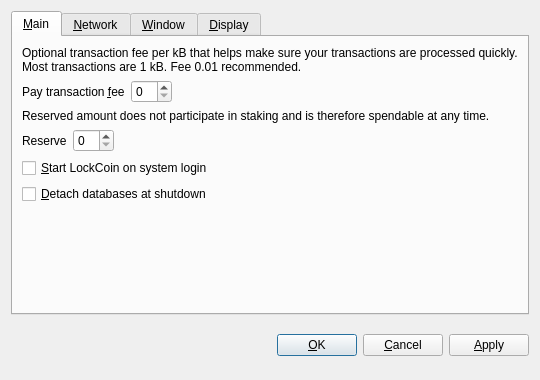
<?xml version="1.0" encoding="UTF-8"?>
<ui version="4.0">
 <class>OptionsDialog</class>
 <widget class="QDialog" name="OptionsDialog">
  <property name="geometry">
   <rect>
    <x>0</x>
    <y>0</y>
    <width>540</width>
    <height>380</height>
   </rect>
  </property>
  <property name="windowTitle">
   <string>Options</string>
  </property>
  <property name="modal">
   <bool>true</bool>
  </property>
  <layout class="QVBoxLayout" name="verticalLayout">
   <item>
    <widget class="QTabWidget" name="tabWidget">
     <property name="tabPosition">
      <enum>QTabWidget::North</enum>
     </property>
     <property name="currentIndex">
      <number>0</number>
     </property>
     <widget class="QWidget" name="tabMain">
      <attribute name="title">
       <string>&amp;Main</string>
      </attribute>
      <layout class="QVBoxLayout" name="verticalLayout_Main">
       <item>
        <widget class="QLabel" name="transactionFeeInfoLabel">
         <property name="text">
          <string>Optional transaction fee per kB that helps make sure your transactions are processed quickly. Most transactions are 1 kB. Fee 0.01 recommended.</string>
         </property>
         <property name="textFormat">
          <enum>Qt::PlainText</enum>
         </property>
         <property name="wordWrap">
          <bool>true</bool>
         </property>
        </widget>
       </item>
       <item>
        <layout class="QHBoxLayout" name="horizontalLayoutFee">
         <item>
          <widget class="QLabel" name="transactionFeeLabel">
           <property name="text">
            <string>Pay transaction &amp;fee</string>
           </property>
           <property name="textFormat">
            <enum>Qt::PlainText</enum>
           </property>
           <property name="buddy">
            <cstring>transactionFee</cstring>
           </property>
          </widget>
         </item>
         <item>
          <widget class="BitcoinAmountField" name="transactionFee"/>
         </item>
         <item>
          <spacer name="horizontalSpacerFee">
           <property name="orientation">
            <enum>Qt::Horizontal</enum>
           </property>
           <property name="sizeHint" stdset="0">
            <size>
             <width>40</width>
             <height>20</height>
            </size>
           </property>
          </spacer>
         </item>
        </layout>
       </item>
       <item>
        <widget class="QLabel" name="reserveBalanceInfoLabel">
         <property name="text">
          <string>Reserved amount does not participate in staking and is therefore spendable at any time.</string>
         </property>
         <property name="textFormat">
          <enum>Qt::PlainText</enum>
         </property>
         <property name="wordWrap">
          <bool>true</bool>
         </property>
        </widget>
       </item>
       <item>
        <layout class="QHBoxLayout" name="horizontalLayoutReserveBalance">
         <item>
          <widget class="QLabel" name="reserveBalanceLabel">
           <property name="text">
            <string>Reserve</string>
           </property>
           <property name="textFormat">
            <enum>Qt::PlainText</enum>
           </property>
           <property name="buddy">
            <cstring>reserveBalance</cstring>
           </property>
          </widget>
         </item>
         <item>
          <widget class="BitcoinAmountField" name="reserveBalance"/>
         </item>
         <item>
          <spacer name="horizontalSpacerReserveBalance">
           <property name="orientation">
            <enum>Qt::Horizontal</enum>
           </property>
           <property name="sizeHint" stdset="0">
            <size>
             <width>40</width>
             <height>20</height>
            </size>
           </property>
          </spacer>
         </item>
        </layout>
       </item>
       <item>
        <widget class="QCheckBox" name="bitcoinAtStartup">
         <property name="toolTip">
          <string>Automatically start LockCoin after logging in to the system.</string>
         </property>
         <property name="text">
          <string>&amp;Start LockCoin on system login</string>
         </property>
        </widget>
       </item>
       <item>
        <widget class="QCheckBox" name="detachDatabases">
         <property name="toolTip">
          <string>Detach block and address databases at shutdown. This means they can be moved to another data directory, but it slows down shutdown. The wallet is always detached.</string>
         </property>
         <property name="text">
          <string>&amp;Detach databases at shutdown</string>
         </property>
        </widget>
       </item>
       <item>
        <spacer name="verticalSpacer_Main">
         <property name="orientation">
          <enum>Qt::Vertical</enum>
         </property>
         <property name="sizeHint" stdset="0">
          <size>
           <width>20</width>
           <height>40</height>
          </size>
         </property>
        </spacer>
       </item>
      </layout>
     </widget>
     <widget class="QWidget" name="tabNetwork">
      <attribute name="title">
       <string>&amp;Network</string>
      </attribute>
      <layout class="QVBoxLayout" name="verticalLayout_Network">
       <item>
        <widget class="QCheckBox" name="mapPortUpnp">
         <property name="toolTip">
          <string>Automatically open the LockCoin client port on the router. This only works when your router supports UPnP and it is enabled.</string>
         </property>
         <property name="text">
          <string>Map port using &amp;UPnP</string>
         </property>
        </widget>
       </item>
       <item>
        <widget class="QCheckBox" name="connectSocks">
         <property name="toolTip">
          <string>Connect to the LockCoin network through a SOCKS proxy (e.g. when connecting through Tor).</string>
         </property>
         <property name="text">
          <string>&amp;Connect through SOCKS proxy:</string>
         </property>
        </widget>
       </item>
       <item>
        <layout class="QHBoxLayout" name="horizontalLayout_Network">
         <item>
          <widget class="QLabel" name="proxyIpLabel">
           <property name="text">
            <string>Proxy &amp;IP:</string>
           </property>
           <property name="textFormat">
            <enum>Qt::PlainText</enum>
           </property>
           <property name="buddy">
            <cstring>proxyIp</cstring>
           </property>
          </widget>
         </item>
         <item>
          <widget class="QValidatedLineEdit" name="proxyIp">
           <property name="maximumSize">
            <size>
             <width>140</width>
             <height>16777215</height>
            </size>
           </property>
           <property name="toolTip">
            <string>IP address of the proxy (e.g. 127.0.0.1)</string>
           </property>
          </widget>
         </item>
         <item>
          <widget class="QLabel" name="proxyPortLabel">
           <property name="text">
            <string>&amp;Port:</string>
           </property>
           <property name="textFormat">
            <enum>Qt::PlainText</enum>
           </property>
           <property name="buddy">
            <cstring>proxyPort</cstring>
           </property>
          </widget>
         </item>
         <item>
          <widget class="QLineEdit" name="proxyPort">
           <property name="maximumSize">
            <size>
             <width>55</width>
             <height>16777215</height>
            </size>
           </property>
           <property name="toolTip">
            <string>Port of the proxy (e.g. 9050)</string>
           </property>
          </widget>
         </item>
         <item>
          <widget class="QLabel" name="socksVersionLabel">
           <property name="text">
            <string>SOCKS &amp;Version:</string>
           </property>
           <property name="textFormat">
            <enum>Qt::PlainText</enum>
           </property>
           <property name="buddy">
            <cstring>socksVersion</cstring>
           </property>
          </widget>
         </item>
         <item>
          <widget class="QValueComboBox" name="socksVersion">
           <property name="toolTip">
            <string>SOCKS version of the proxy (e.g. 5)</string>
           </property>
          </widget>
         </item>
         <item>
          <spacer name="horizontalSpacer_Network">
           <property name="orientation">
            <enum>Qt::Horizontal</enum>
           </property>
           <property name="sizeHint" stdset="0">
            <size>
             <width>40</width>
             <height>20</height>
            </size>
           </property>
          </spacer>
         </item>
        </layout>
       </item>
       <item>
        <spacer name="verticalSpacer_Network">
         <property name="orientation">
          <enum>Qt::Vertical</enum>
         </property>
         <property name="sizeHint" stdset="0">
          <size>
           <width>20</width>
           <height>40</height>
          </size>
         </property>
        </spacer>
       </item>
      </layout>
     </widget>
     <widget class="QWidget" name="tabWindow">
      <attribute name="title">
       <string>&amp;Window</string>
      </attribute>
      <layout class="QVBoxLayout" name="verticalLayout_Window">
       <item>
        <widget class="QCheckBox" name="minimizeToTray">
         <property name="toolTip">
          <string>Show only a tray icon after minimizing the window.</string>
         </property>
         <property name="text">
          <string>&amp;Minimize to the tray instead of the taskbar</string>
         </property>
        </widget>
       </item>
       <item>
        <widget class="QCheckBox" name="minimizeOnClose">
         <property name="toolTip">
          <string>Minimize instead of exit the application when the window is closed. When this option is enabled, the application will be closed only after selecting Quit in the menu.</string>
         </property>
         <property name="text">
          <string>M&amp;inimize on close</string>
         </property>
        </widget>
       </item>
       <item>
        <spacer name="verticalSpacer_Window">
         <property name="orientation">
          <enum>Qt::Vertical</enum>
         </property>
         <property name="sizeHint" stdset="0">
          <size>
           <width>20</width>
           <height>40</height>
          </size>
         </property>
        </spacer>
       </item>
      </layout>
     </widget>
     <widget class="QWidget" name="tabDisplay">
      <attribute name="title">
       <string>&amp;Display</string>
      </attribute>
      <layout class="QVBoxLayout" name="verticalLayout_Display">
       <item>
        <layout class="QHBoxLayout" name="horizontalLayout_1_Display">
         <item>
          <widget class="QLabel" name="langLabel">
           <property name="text">
            <string>User Interface &amp;language:</string>
           </property>
           <property name="textFormat">
            <enum>Qt::PlainText</enum>
           </property>
           <property name="buddy">
            <cstring>lang</cstring>
           </property>
          </widget>
         </item>
         <item>
          <widget class="QValueComboBox" name="lang">
           <property name="toolTip">
            <string>The user interface language can be set here. This setting will take effect after restarting LockCoin.</string>
           </property>
          </widget>
         </item>
        </layout>
       </item>
       <item>
        <layout class="QHBoxLayout" name="horizontalLayout_2_Display">
         <item>
          <widget class="QLabel" name="unitLabel">
           <property name="text">
            <string>&amp;Unit to show amounts in:</string>
           </property>
           <property name="textFormat">
            <enum>Qt::PlainText</enum>
           </property>
           <property name="buddy">
            <cstring>unit</cstring>
           </property>
          </widget>
         </item>
         <item>
          <widget class="QValueComboBox" name="unit">
           <property name="toolTip">
            <string>Choose the default subdivision unit to show in the interface and when sending coins.</string>
           </property>
          </widget>
         </item>
        </layout>
       </item>
       <item>
        <widget class="QCheckBox" name="displayAddresses">
         <property name="toolTip">
          <string>Whether to show LockCoin addresses in the transaction list or not.</string>
         </property>
         <property name="text">
          <string>&amp;Display addresses in transaction list</string>
         </property>
        </widget>
       </item>
       <item>
        <widget class="QCheckBox" name="coinControlFeatures">
         <property name="toolTip">
          <string>Whether to show coin control features or not.</string>
         </property>
         <property name="text">
          <string>Display coin &amp;control features (experts only!)</string>
         </property>
        </widget>
       </item>
       <item>
        <spacer name="verticalSpacer_Display">
         <property name="orientation">
          <enum>Qt::Vertical</enum>
         </property>
         <property name="sizeHint" stdset="0">
          <size>
           <width>20</width>
           <height>40</height>
          </size>
         </property>
        </spacer>
       </item>
      </layout>
     </widget>
    </widget>
   </item>
   <item>
    <layout class="QHBoxLayout" name="horizontalLayout_Buttons">
     <item>
      <spacer name="horizontalSpacer_1">
       <property name="orientation">
        <enum>Qt::Horizontal</enum>
       </property>
       <property name="sizeHint" stdset="0">
        <size>
         <width>40</width>
         <height>48</height>
        </size>
       </property>
      </spacer>
     </item>
     <item>
      <widget class="QLabel" name="statusLabel">
       <property name="font">
        <font>
         <weight>75</weight>
         <bold>true</bold>
        </font>
       </property>
       <property name="text">
        <string/>
       </property>
       <property name="textFormat">
        <enum>Qt::PlainText</enum>
       </property>
       <property name="wordWrap">
        <bool>true</bool>
       </property>
      </widget>
     </item>
     <item>
      <spacer name="horizontalSpacer_2">
       <property name="orientation">
        <enum>Qt::Horizontal</enum>
       </property>
       <property name="sizeHint" stdset="0">
        <size>
         <width>40</width>
         <height>48</height>
        </size>
       </property>
      </spacer>
     </item>
     <item>
      <widget class="QPushButton" name="okButton">
       <property name="text">
        <string>&amp;OK</string>
       </property>
      </widget>
     </item>
     <item>
      <widget class="QPushButton" name="cancelButton">
       <property name="text">
        <string>&amp;Cancel</string>
       </property>
       <property name="autoDefault">
        <bool>false</bool>
       </property>
      </widget>
     </item>
     <item>
      <widget class="QPushButton" name="applyButton">
       <property name="text">
        <string>&amp;Apply</string>
       </property>
       <property name="autoDefault">
        <bool>false</bool>
       </property>
      </widget>
     </item>
    </layout>
   </item>
  </layout>
 </widget>
 <customwidgets>
  <customwidget>
   <class>BitcoinAmountField</class>
   <extends>QSpinBox</extends>
   <header>bitcoinamountfield.h</header>
  </customwidget>
  <customwidget>
   <class>QValueComboBox</class>
   <extends>QComboBox</extends>
   <header>qvaluecombobox.h</header>
  </customwidget>
  <customwidget>
   <class>QValidatedLineEdit</class>
   <extends>QLineEdit</extends>
   <header>qvalidatedlineedit.h</header>
  </customwidget>
 </customwidgets>
 <resources/>
 <connections/>
</ui>
